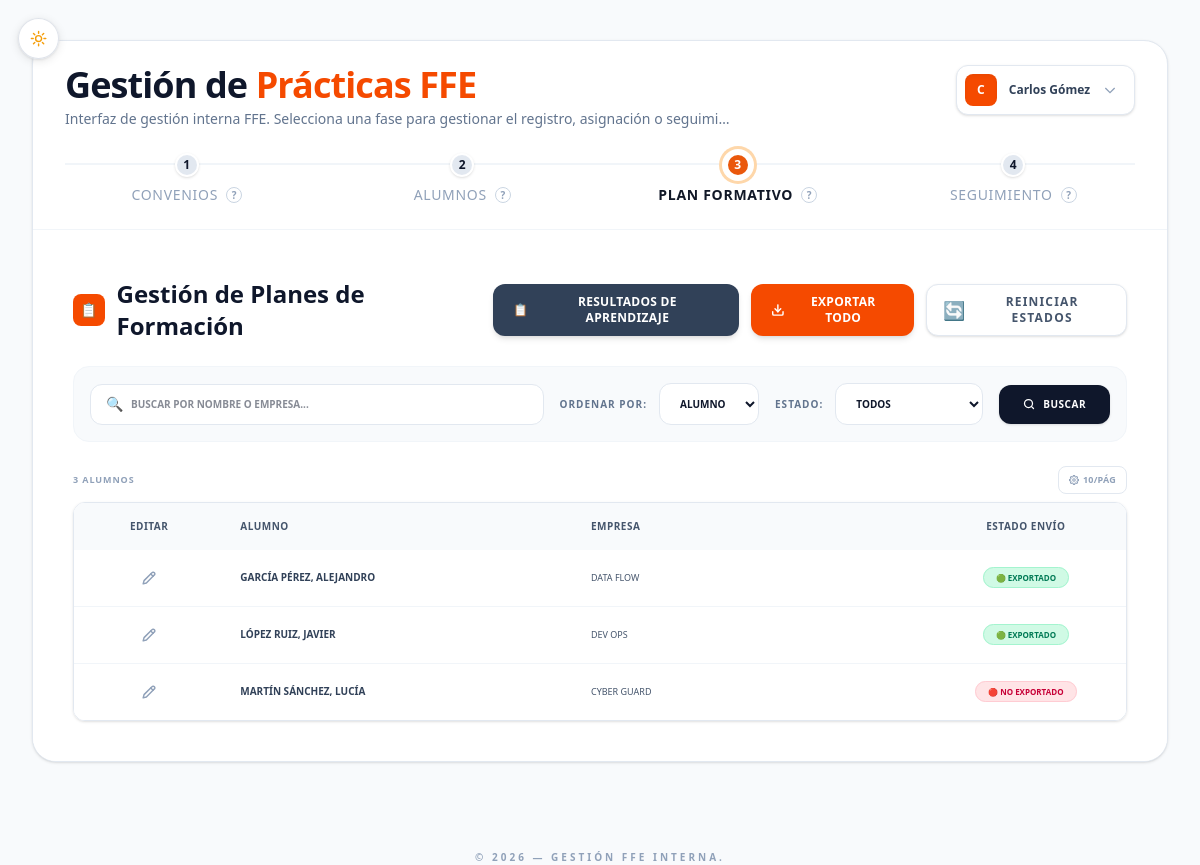
The page /index.php?tab=3 (signed in) on the database its author committed.
### tables this page shows
CREATE TABLE `tutores` (
  `id_tutor` int(6) UNSIGNED NOT NULL,
  `id_usuario` int(6) UNSIGNED NOT NULL,
  `id_ciclo` int(6) UNSIGNED NOT NULL,
  `dni` varchar(9) NOT NULL,
  `nombre` varchar(50) NOT NULL,
  `apellidos` varchar(100) NOT NULL,
  `email` varchar(100) NOT NULL,
  `telefono` varchar(15) NOT NULL
);

CREATE TABLE `alumnos` (
  `id_alumno` int(6) UNSIGNED NOT NULL,
  `nombre` varchar(50) NOT NULL,
  `apellido1` varchar(50) NOT NULL,
  `apellido2` varchar(50) NOT NULL,
  `dni` varchar(9) DEFAULT NULL,
  `sexo` enum('M','H','Otro') DEFAULT NULL,
  `correo` varchar(100) NOT NULL,
  `telefono` varchar(15) DEFAULT NULL
);

CREATE TABLE `convenios` (
  `num_convenio` varchar(20) NOT NULL,
  `nombre_empresa` varchar(100) NOT NULL,
  `cif` varchar(15) NOT NULL,
  `direccion` varchar(255) NOT NULL,
  `localidad` varchar(100) NOT NULL,
  `cp` varchar(10) NOT NULL,
  `telefono` varchar(20) DEFAULT NULL,
  `fax` varchar(20) DEFAULT NULL,
  `representante` varchar(200) DEFAULT NULL,
  `especialidad` int(6) UNSIGNED NOT NULL,
  `fecha_alta_renovacion` date DEFAULT NULL,
  `fecha_nueva_renovacion` date DEFAULT NULL,
  `observaciones` text DEFAULT NULL
);

### Vista/Tutores/Components/PF_Tabla.php (the view, shortened to what the rows shown need)
<?php
require_once __DIR__ . '/../../../Helpers/Paginador.php';
$pp_pf  = leerPorPagina('pp_pf', 10);
$pag_pf = leerPaginaActual('pag_pf');
$total_pf = count($alumnosFirmados ?? []);
$rowsPFPag = paginarArray($alumnosFirmados ?? [], $pp_pf, $pag_pf);
?>
<div class="flex justify-between items-center mb-6 mt-2">
    <h2 class="text-2xl font-bold text-slate-900 flex items-center gap-3">
        <span class="flex h-8 w-8 items-center justify-center rounded-lg bg-orange-600 text-white text-sm">📋</span>
        Gestión de Planes de Formación
    </h2>
    <div class="flex gap-3">
        <button type="button" onclick="document.getElementById('modalGestionarRA').style.display='flex'" class="bg-slate-700 text-white px-5 py-2.5 rounded-xl font-bold text-xs hover:bg-slate-800 transition-all shadow-md flex items-center gap-2 cursor-pointer uppercase tracking-wide">
            <span>📋</span> Resultados de Aprendizaje
        </button>
        <button onclick="abrirModalExportarTodo()" class="bg-orange-600 text-white px-5 py-2.5 rounded-xl font-bold text-xs hover:bg-orange-700 transition-all shadow-md flex items-center gap-2 cursor-pointer uppercase tracking-wide">
            <svg xmlns="http://www.w3.org/2000/svg" width="14" height="14" viewBox="0 0 24 24" fill="none" stroke="currentColor" stroke-width="2.5" stroke-linecap="round" stroke-linejoin="round"><path d="M21 15v4a2 2 0 0 1-2 2H5a2 2 0 0 1-2-2v-4"/><polyline points="7 10 12 15 17 10"/><line x1="12" y1="15" x2="12" y2="3"/></svg>
            Exportar Todo
        </button>
        <button onclick="abrirModalReiniciarEstados()" class="group flex items-center gap-2 px-4 py-2 bg-white border border-slate-200 rounded-xl text-slate-600 hover:text-red-600 hover:border-red-100 hover:bg-red-50 transition-all font-bold text-xs uppercase tracking-widest shadow-sm">
            <span class="text-lg">🔄</span>
            Reiniciar Estados
        </button>
    </div>
</div>
<form id="formFiltros" class="flex flex-col md:flex-row gap-4 mb-6 p-4 bg-slate-50 rounded-2xl border border-slate-100 items-center">
    <div class="flex-1 relative w-full">
        <span class="absolute left-4 top-1/2 -translate-y-1/2 text-slate-400 text-sm">🔍</span>
        <input type="text" id="busqueda"
            placeholder="BUSCAR POR NOMBRE O EMPRESA..."
            class="w-full pl-10 pr-4 py-3 rounded-xl border border-slate-200 bg-white text-[10px] font-bold outline-none focus:ring-2 focus:ring-orange-100 transition-all">
    </div>
    <div class="flex items-center gap-3 w-full md:w-auto">
        <span class="text-[10px] font-black text-slate-500 uppercase tracking-widest">Ordenar por:</span>
        <select id="ordenar" class="rounded-xl border border-slate-200 bg-white px-4 py-3 text-[10px] font-bold outline-none cursor-pointer">
            <option value="alumno">ALUMNO</option>
        </select>
    </div>
    <div class="flex items-center gap-3 w-full md:w-auto">
        <span class="text-[10px] font-black text-slate-500 uppercase tracking-widest">Estado:</span>
        <select id="filtroEstado" class="rounded-xl border border-slate-200 bg-white px-4 py-3 text-[10px] font-bold outline-none cursor-pointer">
            <option value="todos">TODOS</option>
        </select>
    </div>
    <button type="button" id="btnBuscar" class="bg-slate-900 text-white px-6 py-3 rounded-xl font-bold text-[10px] hover:bg-slate-800 transition-all shadow-sm uppercase tracking-wider cursor-pointer flex items-center gap-2">
        <svg xmlns="http://www.w3.org/2000/svg" width="12" height="12" viewBox="0 0 24 24" fill="none" stroke="currentColor" stroke-width="2.5" stroke-linecap="round" stroke-linejoin="round"><circle cx="11" cy="11" r="8"/><line x1="21" y1="21" x2="16.65" y2="16.65"/></svg>
        BUSCAR
    </button>
</form>
<div class="flex items-center justify-between mb-2">
    <span class="text-[9px] font-bold text-slate-400 uppercase tracking-widest">
        <?php if ($pp_pf > 0 && $total_pf > $pp_pf): ?>
            Mostrando <?= ($pag_pf - 1) * $pp_pf + 1 ?>–<?= min($pag_pf * $pp_pf, $total_pf) ?> de <?= $total_pf ?>
        <?php elseif ($total_pf > 0): ?>
            <?= $total_pf ?> alumno<?= $total_pf !== 1 ? 's' : '' ?>
        <?php endif; ?>
    </span>
    <button type="button" onclick="document.getElementById('modal-pag-pf').style.display='flex'" title="Configurar filas por página"
        class="flex items-center gap-1 px-2.5 py-1.5 rounded-lg border border-slate-200 text-[9px] font-black text-slate-400 hover:border-orange-300 hover:text-orange-600 hover:bg-orange-50 transition-all cursor-pointer uppercase tracking-wide">
        <span><?= $pp_pf . '/pág' ?></span>
    </button>
</div>
<div class="overflow-x-auto rounded-xl border border-slate-200 shadow-sm">
    <table class="w-full text-left border-collapse bg-white table-fixed">
        <thead>
            <tr class="bg-slate-50 text-slate-600 text-[10px] font-black uppercase tracking-wider">
                <th class="p-4 w-24 text-center">EDITAR</th>
                <th class="p-4 w-1/3">ALUMNO</th>
                <th class="p-4 w-1/3">EMPRESA</th>
                <th class="p-4 w-32 text-center">ESTADO ENVÍO</th>
            </tr>
        </thead>
        <tbody class="divide-y divide-slate-100 uppercase bg-white text-[10px]" id="tablaCuerpo">
            <?php
            $alumnosFirmados = $alumnoModelo->listarAlumnosFirmados($_SESSION['id_ciclo']);
            if (empty($alumnosFirmados)): ?>
                <tr>
                <td colspan="4" class="p-12 text-center">
                    <div class="flex flex-col items-center justify-center gap-4">
                    <p class="text-slate-600 font-black tracking-widest uppercase text-sm">
                        No hay alumnos con asignaciones firmadas actualmente
                    </p>
                    <p class="text-slate-400 font-bold normal-case text-xs">
                        Los alumnos aparecerán aquí una vez que se complete el proceso de asignación.
                    </p>
                    </div>
                </td>
                </tr>
            <?php else:
                foreach ($rowsPFPag as $al):
                    $nombreFull = $al['apellido1'] . ( $al['apellido2'] ? " {$al['apellido2']}" : "" ) . ", " . $al['nombre'];
                ?>
                <tr class="pf-fila hover:bg-slate-50/50 transition-colors"
                    data-id-asignacion="<?= intval($al['id_asignacion']) ?>"
                    data-exportado="<?= $al['exportado'] ? '1' : '0' ?>"
                    data-id-convenio="<?= htmlspecialchars($al['num_convenio'] ?? '') ?>"
                    data-nombre-empresa="<?= htmlspecialchars($al['nombre_empresa'] ?? '') ?>"
                    data-cif="<?= htmlspecialchars($al['nif_empresa'] ?? '') ?>"
                    data-anexo="<?= intval($al['anexo'] ?? 0) ?>"
                    data-anio-inicio="<?= intval($al['anio_inicio'] ?? 0) ?>"
                    data-anio-fin="<?= intval($al['anio_fin'] ?? 0) ?>"
                    data-id-curso="<?= intval($al['id_curso'] ?? 0) ?>"
                    data-horario="<?= htmlspecialchars($al['horario'] ?? '') ?>"
                    data-horas-totales="<?= intval($al['num_total_horas'] ?? 0) ?>"
                    data-fecha-inicio="<?= htmlspecialchars($al['fecha_inicio'] ?? '') ?>"
                    data-fecha-final="<?= htmlspecialchars($al['fecha_final'] ?? '') ?>"
                    data-horario-excepciones="<?= htmlspecialchars($al['horario_excepciones'] ?? '') ?>"
                    data-dias-semana="<?= htmlspecialchars($al['dias_semana'] ?? '') ?>">
                    <td class="p-3 text-center">
                        <button type="button"
                            onclick="window.mostrarEdicion(
                                <?= $al['id_alumno'] ?>,
                                '<?= addslashes($nombreFull) ?>',
                                '<?= addslashes($al['correo'] ?? '') ?>',
                                '<?= addslashes($al['nombre_empresa'] ?? '') ?>',
                                '<?= addslashes($al['telefono'] ?? '') ?>',
                                '<?= addslashes($al['nif_empresa'] ?? '') ?>',
                                '<?= addslashes($al['email_empresa'] ?? '') ?>',
                                '<?= addslashes($al['telefono_empresa'] ?? '') ?>',
                                '<?= addslashes($al['nombre_ciclo'] ?? '') ?>',
                                '<?= $al['id_curso'] ?>',
                                '<?= $al['id_ciclo'] ?>',
                                '<?= addslashes($nombreTutor ?? '') ?>',
                                '<?= addslashes($correoTutor ?? '') ?>',
                                '<?= addslashes($telTutor ?? '') ?>',
                                '<?= $al['anio_inicio'] ?? '' ?>',
                                '<?= $al['anio_fin'] ?? '' ?>',
                                <?= intval($al['id_asignacion']) ?>,
                                '<?= addslashes($al['nombre_tutor_empresa'] ?? '') ?>',
                                '<?= addslashes($al['correo_tutor_empresa'] ?? '') ?>',
                                '<?= addslashes($al['tel_tutor_empresa'] ?? '') ?>',
                                <?= intval($al['anexo'] ?? 0) ?>,
                                '<?= addslashes($al['num_convenio'] ?? '') ?>',
                                '<?= addslashes($al['horario'] ?? '') ?>',
                                <?= intval($al['num_total_horas'] ?? 0) ?>,
                                '<?= addslashes($al['fecha_inicio'] ?? '') ?>',
                                '<?= addslashes($al['fecha_final'] ?? '') ?>',
                                this.closest('tr')
                            )"
                            class="group p-2 rounded-lg hover:bg-orange-50 transition-all border border-transparent hover:border-orange-100 mx-auto flex items-center justify-center cursor-pointer">
                        </button>
                    </td>
                    <td class="p-4 font-bold text-slate-700"><?= htmlspecialchars($nombreFull) ?></td>
                    <td class="p-4 text-slate-600 text-[9px]"><?= htmlspecialchars($al['nombre_empresa']) ?></td>
                    <td class="p-4 text-center">
                        <?php if (isset($al['exportado']) && $al['exportado'] == 1): ?>
                            <span class="px-3 py-1 rounded-full text-[8px] border font-black bg-emerald-100 text-emerald-700 border-emerald-200 uppercase status-tag" data-estado="exportado">
                                🟢 EXPORTADO
                            </span>
                        <?php else: ?>
                            <span class="px-3 py-1 rounded-full text-[8px] border font-black bg-rose-100 text-rose-700 border-rose-200 uppercase status-tag" data-estado="no exportado">
                                🔴 NO EXPORTADO
                            </span>
                        <?php endif; ?>
                    </td>
                </tr>
                <?php endforeach;
            endif; ?>
        </tbody>
    </table>
</div>

### Vista/Tutores/Components/Header.php (shortened to what the rows shown need)
<div class="pt-6 px-8 pb-0">
    <div class="flex justify-between items-start mb-6">
        <div class="flex-1 min-w-0">
            <h1 class="text-4xl font-extrabold tracking-tight">
                Gestión de <span class="text-orange-600">Prácticas FFE</span>
            </h1>
            <p class="mt-1 text-slate-500 text-sm max-w-2xl truncate">
                Interfaz de gestión interna FFE. Selecciona una fase para gestionar el registro, asignación o seguimiento.
            </p>
        </div>
        <div class="relative ml-4 flex-shrink-0">
            <button id="userMenuBtn" class="flex items-center gap-3 rounded-xl border border-slate-200 bg-white p-2 pr-4 hover:bg-slate-50 transition-all shadow-sm cursor-pointer">
                <div class="h-8 w-8 rounded-lg bg-orange-600 flex items-center justify-center text-white font-bold text-xs shadow-inner">
                    <?= strtoupper(substr($nombreTutor, 0, 1)) ?>
                </div>
                <span class="text-xs font-bold text-slate-700"><?= $nombreTutor ?></span>
                <svg class="h-4 w-4 text-slate-400" fill="none" viewBox="0 0 24 24" stroke="currentColor" stroke-width="2"><path d="M19 9l-7 7-7-7"/></svg>
            </button>
        </div>
    </div>
    <div class="grid grid-cols-1 md:grid-cols-4 gap-8 relative mb-6">
        <div class="hidden md:block absolute top-2.5 left-0 w-full h-0.5 bg-slate-100 -z-0"></div>
        <?php
        $pasos = [
            1 => ['tit' => 'Convenios', 'desc' => 'Gestión de acuerdos legales con empresas colaboradoras.'],
            2 => ['tit' => 'Alumnos', 'desc' => 'Base de datos de alumnos matriculados y asignación a plazas.'],
            3 => ['tit' => 'Plan Formativo', 'desc' => 'Definición de las tareas y competencias FFE.'],
            4 => ['tit' => 'Seguimiento', 'desc' => 'Valoración del tutor y cierre de expediente.']
        ];
        foreach($pasos as $num => $info): ?>
        <div class="step-label relative z-10 flex flex-col items-center text-center" data-step="<?= $num ?>">
            <div class="step-circle flex h-6 w-6 items-center justify-center rounded-full bg-slate-200 transition-all duration-300 mb-2 border-2 border-white shadow-sm">
                <span class="text-[12px] font-bold"><?= $num ?></span>
            </div>
            <div class="flex items-center gap-2">
                <h3 class="step-heading text-slate-400 text-sm transition-all duration-300 uppercase tracking-wider"><?= $info['tit'] ?></h3>
                <div class="help-trigger">
                    <span class="cursor-help flex h-4 w-4 items-center justify-center rounded-full border border-slate-300 text-[10px] text-slate-400 font-bold hover:bg-slate-100">?</span>
                </div>
            </div>
        </div>
        <?php endforeach; ?>
    </div>
</div>

### rows shown on the page
tutores: substr($nombreTutor, 0, 1) "C", nombreTutor "Carlos Gómez"
alumnos: nombreFull "GARCÍA PÉREZ, ALEJANDRO", convenios.nombre_empresa "DATA FLOW", shows "🟢 EXPORTADO"
alumnos: nombreFull "LÓPEZ RUIZ, JAVIER", convenios.nombre_empresa "DEV OPS", shows "🟢 EXPORTADO"
alumnos: nombreFull "MARTÍN SÁNCHEZ, LUCÍA", convenios.nombre_empresa "CYBER GUARD", shows "🔴 NO EXPORTADO"

### other values the page prints
$num "1"
$info['tit'] "CONVENIOS"
$num "2"
$info['tit'] "ALUMNOS"
$num "3"
$info['tit'] "PLAN FORMATIVO"
$num "4"
$info['tit'] "SEGUIMIENTO"
$total_pf "3"
$pp_pf "10"
